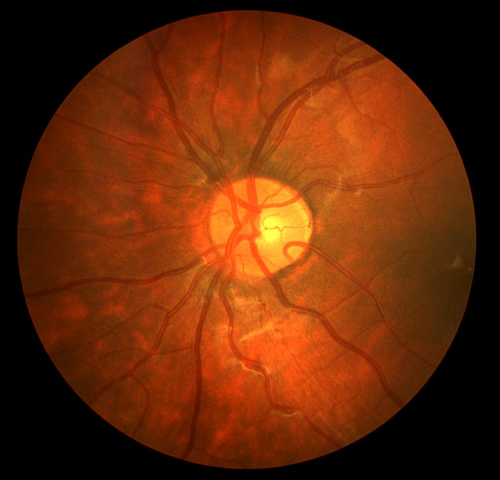
#> input picture CHASEDB1/Image_01L.jpg, 999 x 960 px (shown at 1/2 size)
$ jupyter execute notebook.ipynb
#> lines starting #> are read from the running program, lines starting #| are printed output that depends on the picture; after the words box and inside, x2 and y2 are one past the last pixel; in counts of white or black regions, pixels touching at a corner belong together
[cell 1]
import cv2
import numpy as np
import matplotlib.pyplot as plt
import os
import scipy as sp
import skimage
from tabulate import tabulate
from skimage.filters import frangi
from sklearn.metrics import confusion_matrix, accuracy_score, precision_score, recall_score, f1_score, ConfusionMatrixDisplay

SAVE_PLOTS = True
PATH = "./image_processing"
if SAVE_PLOTS and not os.path.exists(PATH):
    os.mkdir(PATH)

IMAGE = './CHASEDB1/Image_01L.jpg'

# Mandatory requirements

[cell 2]
img = cv2.imread(IMAGE)
#> img is the input picture: shape (960, 999, 3); mean B, G, R 8.6, 41.1, 101.9
img = cv2.cvtColor(img, cv2.COLOR_BGR2RGB)

RESULTS = []

[cell 3]
plt.title('Original image')
plt.imshow(img)

if SAVE_PLOTS:
    plt.savefig(f'{PATH}/original_image.png')

[cell 4]
fig, ax = plt.subplots(1, 4)
fig.set_size_inches(18.5, 10.5)

ax[0].set_title('Red channel')
ax[0].imshow(img[:, :, 0], cmap='gray')

ax[1].set_title('Green channel')
ax[1].imshow(img[:, :, 1], cmap='gray')

ax[2].set_title('Blue channel')
ax[2].imshow(img[:, :, 2], cmap='gray')

ax[3].set_title('Gray channel')
ax[3].imshow(cv2.cvtColor(img, cv2.COLOR_RGB2GRAY), cmap='gray')

if SAVE_PLOTS:
    plt.savefig(f'{PATH}/channels.png')
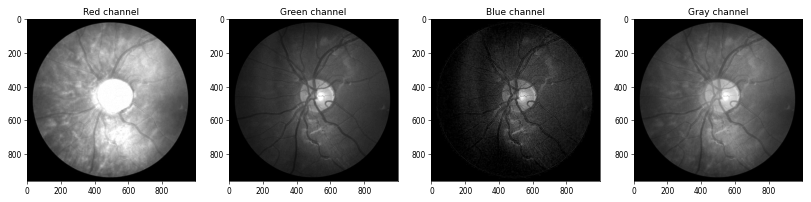
#> figure drawn by matplotlib, 4 panels

[cell 5]
img_gray = img[:, :, 1]
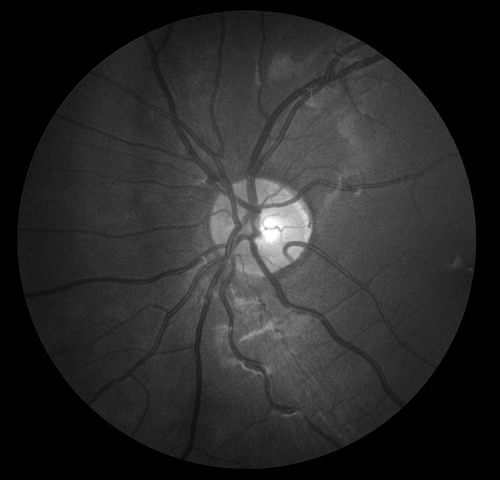
#> img_gray: shape (960, 999) (shown at 1/2 size); min 0, max 255, mean 41.1

img_gray = np.clip(img_gray, 10, 245)

# Parameters can be changed
clahe = cv2.createCLAHE(clipLimit=2.0, tileGridSize=(8,8))
img_gray_norm = clahe.apply(img_gray)
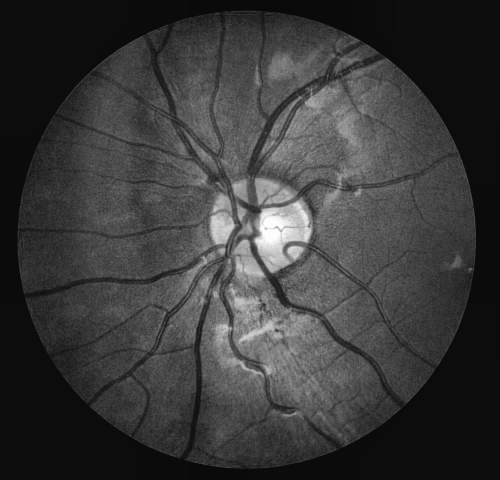
#> img_gray_norm: shape (960, 999) (shown at 1/2 size); min 9, max 254, mean 57.8

fig, ax = plt.subplots(2, 2)
fig.set_size_inches(10.5, 10.5)

ax[0][0].imshow(img_gray, cmap='gray')
ax[0][1].imshow(img_gray_norm, cmap='gray')

ax[1][0].hist(img_gray.ravel(), bins=256)
ax[1][0].set_title('Original image')
ax[1][0].set_ylim([0, 20000])

ax[1][1].hist(img_gray_norm.ravel(), bins=256)
ax[1][1].set_title('CLAHE normalized image')
ax[1][1].set_ylim([0, 20000])

# Parameters can be changed
img_frangi = frangi(img_gray_norm, sigmas=np.arange(1, 5, 0.5), black_ridges=True)
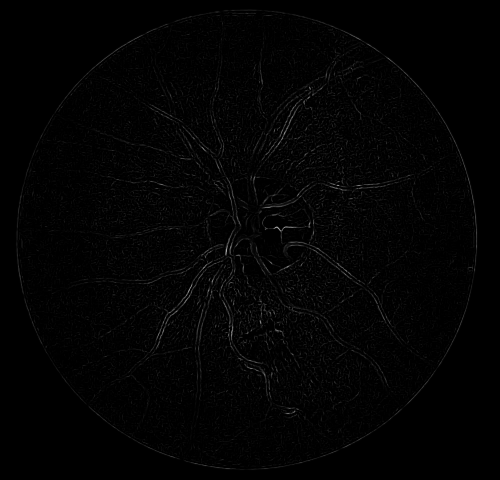
#> img_frangi: shape (960, 999) float64 (shown at 1/2 size); min 0, max 0.775, mean 0.0124
img_frangi = img_frangi / img_frangi.max()
img_frangi = np.where(img_frangi > 0.065, 1, 0)
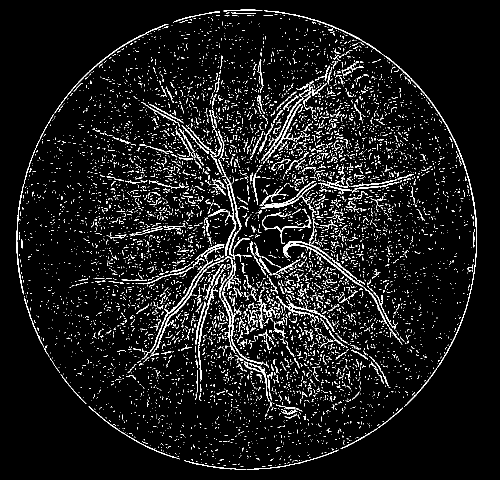
#> img_frangi: shape (960, 999) int64 (shown at 1/2 size); values 0 (black) and 1 (white), 6.8% white in thin lines or dots, all inside (x1, y1, x2, y2) = (33, 19, 954, 939)

fig, ax = plt.subplots(1, 2)
fig.set_size_inches(10.5, 10.5)

ax[0].set_title('Original image')
ax[0].imshow(img_gray, cmap='gray')

ax[1].set_title('Frangi filter')
ax[1].imshow(img_frangi, cmap='gray')

RESULTS.append(img_frangi)

if SAVE_PLOTS:
    plt.savefig(f'{PATH}/frangi.png')
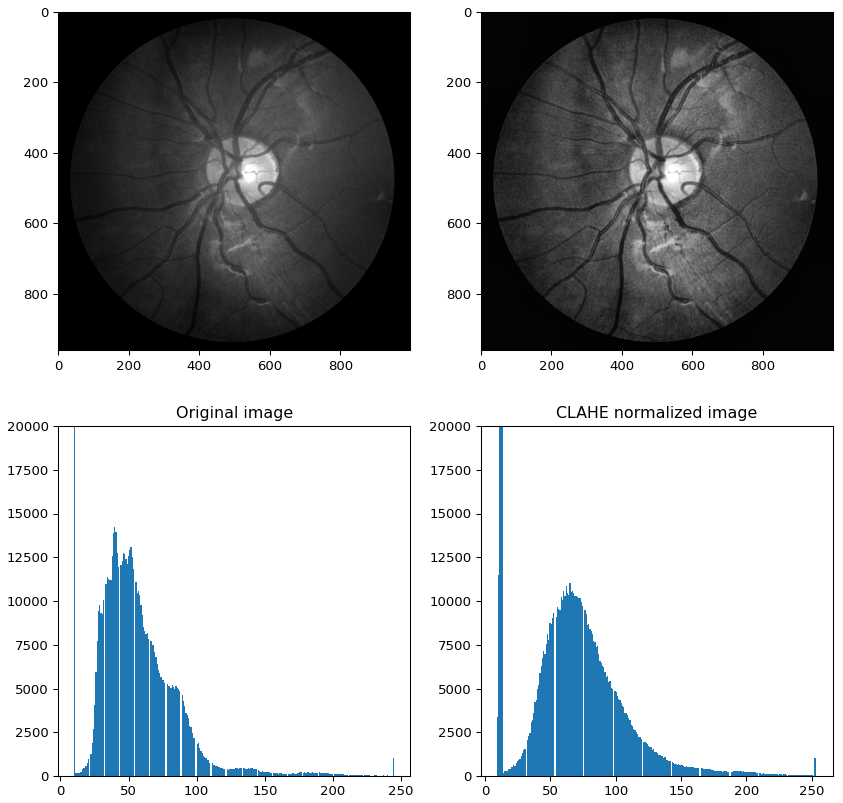
#> figure drawn by matplotlib, 4 panels; panel 3: tallest bar 296987 high, from x = 10 to 10.92; panel 4: tallest bar 122610 high, from x = 12.83 to 13.79

[cell 6]
KERNEL_SIZES = [5, 7, 15, 23]
images = []
images.append(np.copy(img_gray))

for i in range(len(KERNEL_SIZES)):

    kernel = cv2.getStructuringElement(cv2.MORPH_ELLIPSE, (KERNEL_SIZES[i], KERNEL_SIZES[i]))

    new_img = cv2.morphologyEx(images[-1], cv2.MORPH_OPEN, kernel)
    images.append(np.copy(new_img))

    new_img = cv2.morphologyEx(images[-1], cv2.MORPH_CLOSE, kernel)
    images.append(np.copy(new_img))
#> after the loop, images = 9 items

images = images[1:]
#> images = 8 items

fig, ax = plt.subplots(2, len(images) // 2)
fig.set_size_inches(18.5, 10.5)

n = len(images)
#> n = 8
for i in range(n):
    ax[i // (n//2)][i % (n//2)].imshow(images[i], cmap='gray')
    if i % 2 == 0:
        ax[i // (n//2)][i % (n//2)].set_title('Image opened, kernel size: ' + str(KERNEL_SIZES[i // 2]))
    else:
        ax[i // (n//2)][i % (n//2)].set_title('Image closed, kernel size: ' + str(KERNEL_SIZES[i // 2]))

if SAVE_PLOTS:
    plt.savefig(f'{PATH}/morphological.png')
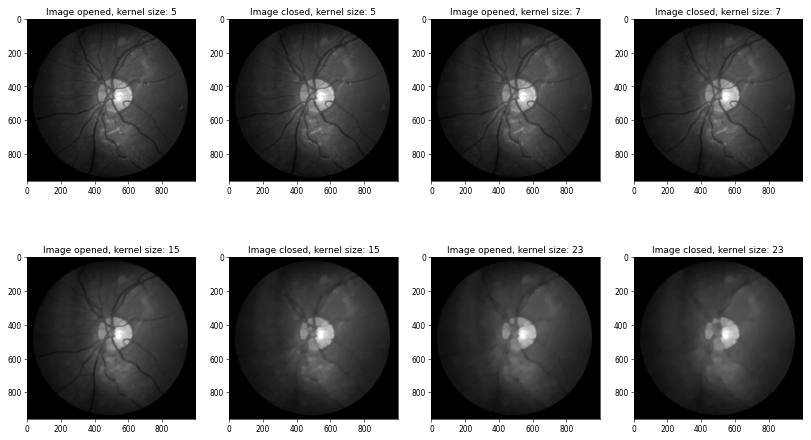
#> figure drawn by matplotlib, 8 panels

[cell 7]
background = images[-1]
img_no_background = cv2.subtract(background, img_gray)
# img_no_background = img_gray_norm - background

img_no_background_blur = cv2.GaussianBlur(img_no_background, (5, 5), 0)

fig, ax = plt.subplots(1, 3)
fig.set_size_inches(18.5, 18.5)

ax[0].set_title('Original image')
ax[0].imshow(img_gray, cmap='gray')

ax[1].set_title('Image without background')
ax[1].imshow(img_no_background, cmap='gray')

ax[2].set_title('Image without background and blur')
ax[2].imshow(img_no_background_blur, cmap='gray')

img_normalized_clip = np.clip(img_no_background_blur, 0, 20)
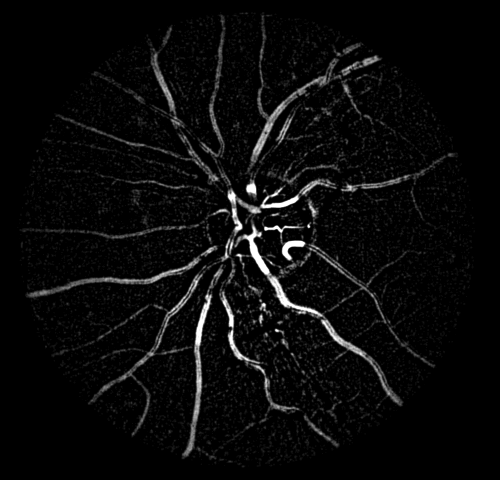
#> img_normalized_clip: shape (960, 999) (shown at 1/2 size); min 0, max 20, mean 0.825; drawn with min black and max white
img_normalized = (img_normalized_clip / img_normalized_clip.max()) * 255

img_clahe = clahe.apply(img_no_background_blur)

fig, ax = plt.subplots(1, 3)
fig.set_size_inches(18.5, 18.5)

ax[0].set_title('Original image')
ax[0].imshow(img_no_background_blur, cmap='gray')

ax[1].set_title('Normalized image')
ax[1].imshow(img_normalized, cmap='gray')

ax[2].set_title('CLAHE image')
ax[2].imshow(img_clahe, cmap='gray')

RESULTS.append(img_normalized)
RESULTS.append(img_clahe)

if SAVE_PLOTS:
    plt.savefig(f'{PATH}/background.png')

[cell 8]
img_true = cv2.imread('./CHASEDB1/Image_01L_1stHO.png')
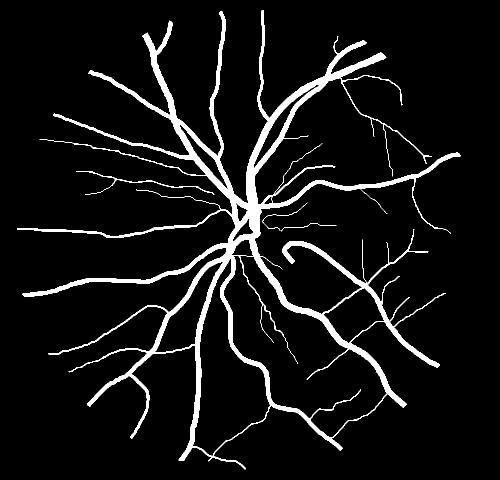
#> input picture CHASEDB1/Image_01L_1stHO.png, 999 x 960 px (shown at 1/2 size)
#> img_true is the input picture: shape (960, 999, 3); 7% white; 4 white regions, box (x1, y1, x2, y2) and area: (34, 21, 922, 939) 65977, (153, 342, 429, 390) 648, (525, 405, 615, 462) 142, (562, 446, 673, 463) 118
img_true_greyscale = cv2.cvtColor(img_true, cv2.COLOR_RGB2GRAY)

y_true = img_true_greyscale.ravel()
y_true = y_true / y_true.max()

fig, axs = plt.subplots(2, len(RESULTS))
fig.set_size_inches(18.5, 10)

headers = ["Method", "Accuracy", "Sensitivity", "Specificity"]
data = []

for img_pred, method, i in zip(RESULTS,
                               ['Frangi',
                                'Background removal + rescaling',
                                'Background removal + CLAHE'],
                                range(len(RESULTS))):

    y_pred = img_pred.ravel()
    y_pred = y_pred / y_pred.max()

    y_true_binary = np.where(y_true > 0.75, 1, 0)
    y_pred_binary = np.where(y_pred > 0.75, 1, 0)

    cm = confusion_matrix(y_true_binary, y_pred_binary)

    axs[0][i].imshow(img_pred, cmap='gray')
    axs[0][i].set_title(f"{method} Image")

    disp = ConfusionMatrixDisplay(confusion_matrix=cm)
    disp.plot(ax=axs[1][i])

    accuracy = accuracy_score(y_true_binary, y_pred_binary)
    precision = precision_score(y_true_binary, y_pred_binary)
    recall = recall_score(y_true_binary, y_pred_binary)

    data.append([method, f"{accuracy:.2f}", f"{recall:.2f}", f"{precision:.2f}"])
#> this loop made 3 passes
#> (method, cm, accuracy, precision, recall) on passes 1 to 3: ('Frangi', [[847841, 44314], [45753, 21132]], 0.906, 0.323, 0.316), ('Background removal + rescaling', [[891449, 706], [60223, 6662]], 0.936, 0.904, 0.0996), ('Background removal + CLAHE', [[892135, 20], [66239, 646]], 0.931, 0.97, 0.00966)
#> after the loop, data = [['Frangi', '0.91', '0.32', '0.32'], ['Background removal + rescaling', '0.94', '0.10', '0.90'], ['Background removal + CLAHE', '0.93', '0.01', '0.97']]

print(tabulate(data, headers=headers, tablefmt="pipe"))
#| | Method                         |   Accuracy |   Sensitivity |   Specificity |
#| |:-------------------------------|-----------:|--------------:|--------------:|
#| | Frangi                         |       0.91 |          0.32 |          0.32 |
#| | Background removal + rescaling |       0.94 |          0.1  |          0.9  |
#| | Background removal + CLAHE     |       0.93 |          0.01 |          0.97 |

if SAVE_PLOTS:
    plt.savefig(f'{PATH}/results.png')
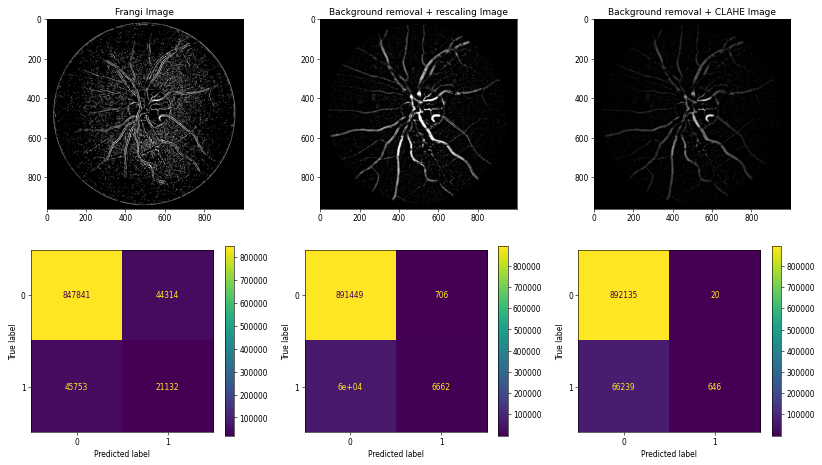
#> figure drawn by matplotlib, 9 panels
